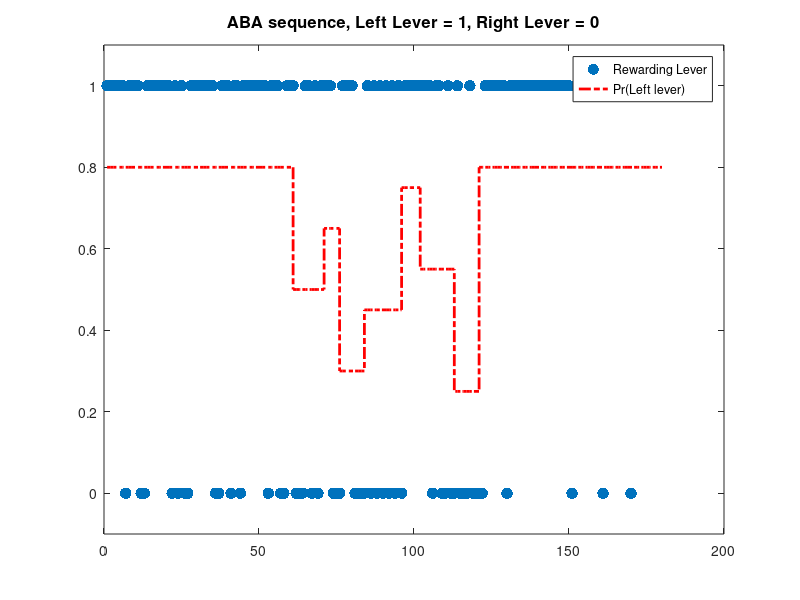
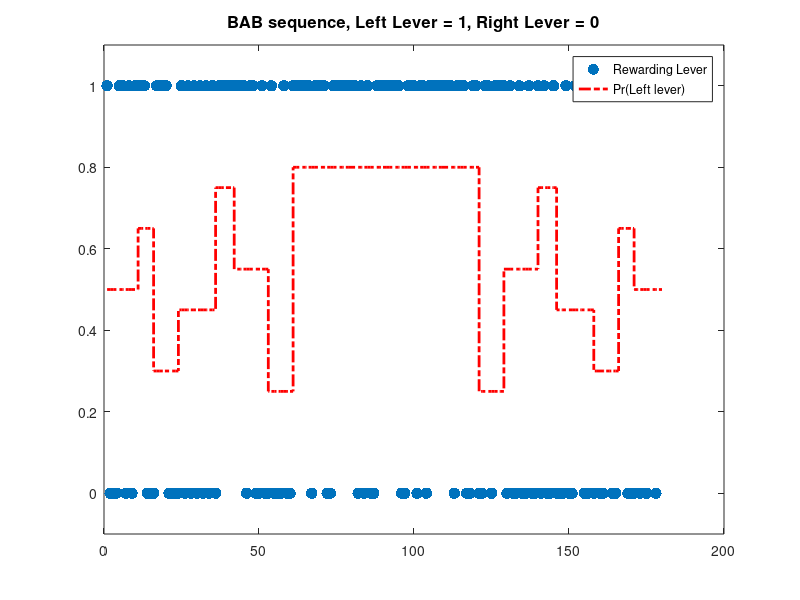

Write the MATLAB code that produced these figures, in order. (Note: this script raises an error after producing the figures.)
close all force
clear
clc

%% Create test task binInputSequence
% Create binary sequences both an ABA and a BAB, all probabilities are in
% terms of the left lever, right lever = 1 - left lever

randSeed = 100;
rng(randSeed);

numTrials = 60;

probASection1 = 0.8;
probASection2 = 0.8;

probsBSection1 = [0.5, 0.65, 0.3, 0.45, 0.75, 0.55, 0.25];
probsBSection2 = [0.25, 0.55, 0.75, 0.45, 0.3, 0.65, 0.5];
numTrialsBSection1 = [10, 5, 8, 12, 6, 11, 8]; % These must sum to numTrials
numTrialsBSection2 = [8, 11, 6, 12, 8, 5, 10]; % These must sum to numTrials


stableABASeq1 = rand(numTrials, 1) < probASection1;
stableABASeq2 = rand(numTrials, 1) < probASection2;

unstableABASeq1 = vertcat(rand(numTrialsBSection1(1), 1) < probsBSection1(1), ...
                                               rand(numTrialsBSection1(2), 1) < probsBSection1(2), ...
                                               rand(numTrialsBSection1(3), 1) < probsBSection1(3), ...
                                               rand(numTrialsBSection1(4), 1) < probsBSection1(4), ...
                                               rand(numTrialsBSection1(5), 1) < probsBSection1(5), ...
                                               rand(numTrialsBSection1(6), 1) < probsBSection1(6), ...
                                               rand(numTrialsBSection1(7), 1) < probsBSection1(7));
                                           
unstableABASeq2 = vertcat(rand(numTrialsBSection2(1), 1) < probsBSection2(1), ...
                                               rand(numTrialsBSection2(2), 1) < probsBSection2(2), ...
                                               rand(numTrialsBSection2(3), 1) < probsBSection2(3), ...
                                               rand(numTrialsBSection2(4), 1) < probsBSection2(4), ...
                                               rand(numTrialsBSection2(5), 1) < probsBSection2(5), ...
                                               rand(numTrialsBSection2(6), 1) < probsBSection2(6), ...
                                               rand(numTrialsBSection2(7), 1) < probsBSection2(7));

  
%%
% Made each of the sections now paste them together and plot the results
 
seqABALeftLever = vertcat(stableABASeq1, unstableABASeq1, stableABASeq2);
seqABARightLever = ~seqABALeftLever;
 
probSeqABA = vertcat(zeros(numTrials, 1) + probASection1, ...
                                      zeros(numTrialsBSection1(1), 1) + probsBSection1(1), ...
                                      zeros(numTrialsBSection1(2), 1) + probsBSection1(2), ...
                                      zeros(numTrialsBSection1(3), 1) + probsBSection1(3), ...
                                      zeros(numTrialsBSection1(4), 1) + probsBSection1(4), ...
                                      zeros(numTrialsBSection1(5), 1) + probsBSection1(5), ...
                                      zeros(numTrialsBSection1(6), 1) + probsBSection1(6), ...
                                      zeros(numTrialsBSection1(7), 1) + probsBSection1(7), ...
                                      zeros(numTrials, 1) + probASection2);
                                    

seqBABLeftLever = vertcat(unstableABASeq1, stableABASeq1, unstableABASeq2);
seqBABRightLever = ~seqBABLeftLever;
 
probSeqBAB = vertcat(zeros(numTrialsBSection1(1), 1) + probsBSection1(1), ...
                                      zeros(numTrialsBSection1(2), 1) + probsBSection1(2), ...
                                      zeros(numTrialsBSection1(3), 1) + probsBSection1(3), ...
                                      zeros(numTrialsBSection1(4), 1) + probsBSection1(4), ...
                                      zeros(numTrialsBSection1(5), 1) + probsBSection1(5), ...
                                      zeros(numTrialsBSection1(6), 1) + probsBSection1(6), ...
                                      zeros(numTrialsBSection1(7), 1) + probsBSection1(7), ...
                                      zeros(numTrials, 1) + probASection1, ...
                                      zeros(numTrialsBSection2(1), 1) + probsBSection2(1), ...
                                      zeros(numTrialsBSection2(2), 1) + probsBSection2(2), ...
                                      zeros(numTrialsBSection2(3), 1) + probsBSection2(3), ...
                                      zeros(numTrialsBSection2(4), 1) + probsBSection2(4), ...
                                      zeros(numTrialsBSection2(5), 1) + probsBSection2(5), ...
                                      zeros(numTrialsBSection2(6), 1) + probsBSection2(6), ...
                                      zeros(numTrialsBSection2(7), 1) + probsBSection2(7));
 
%% 
% Plot the sequences
figure;
plot(seqABALeftLever, '.', 'MarkerSize', 25); ylim([-0.1, 1.1]);
hold on;
stairs(probSeqABA, '-.', 'Color', 'r', 'LineWidth', 2);
legend({'Rewarding Lever', 'Pr(Left lever)'});
title('ABA sequence, Left Lever = 1, Right Lever = 0', 'FontWeight', 'bold', 'FontSize', 12);
 
figure;
plot(seqBABLeftLever, '.', 'MarkerSize', 25); ylim([-0.1, 1.1]);
hold on;
stairs(probSeqBAB, '-.', 'Color', 'r', 'LineWidth', 2);
legend({'Rewarding Lever', 'Pr(Left lever)'});
title('BAB sequence, Left Lever = 1, Right Lever = 0', 'FontWeight', 'bold', 'FontSize', 12);

%% Write out the sequences to a .csv file

tempTable = array2table([seqABALeftLever, seqABARightLever]);
tempTable.Properties.VariableNames = {'ABA Left Lever', 'ABA Right Lever'};
writetable(tempTable, [pwd, filesep, 'seqABABothLevers.csv']);
 
 tempTable = array2table([seqBABLeftLever, seqBABRightLever]);
tempTable.Properties.VariableNames = {'BAB Left Lever', 'BAB Right Lever'};
writetable(tempTable, [pwd, filesep, 'seqBABBothLevers.csv']);
 
 
 
 
 
 